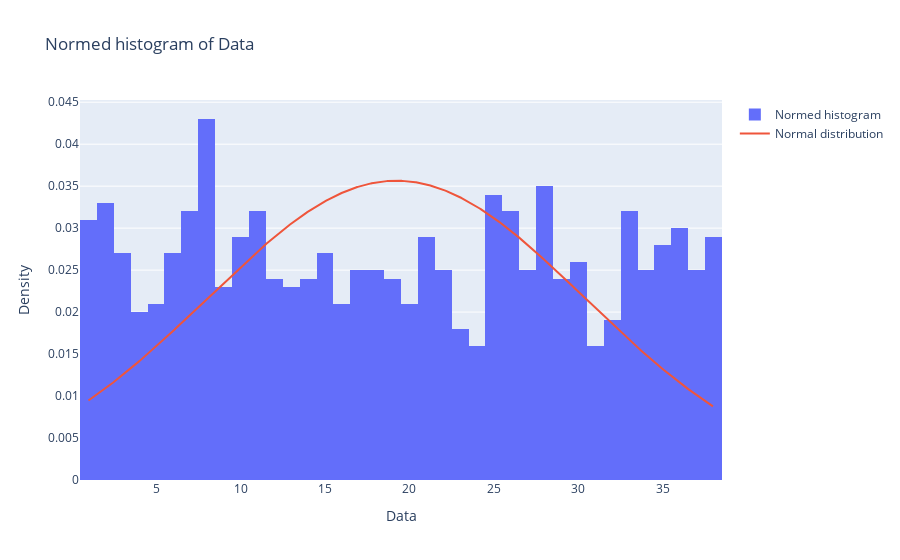

Notebook code cell kept with this figure:
### Markdown cell above
The PDF and normalized histogram is computed using the `plot_histogram_pdf()` function

### Code cell
xg, pg = gaussian.plot_histogram_pdf()

### Figure 1 — Plotly figure (JSON) as saved in the notebook; plotly's stock layout.template omitted (floating-point values rounded to 4 significant figures; data arrays with more than 128 entries replaced by an {"elided": "..."} marker saying what was removed)
{"data": [{"histnorm": "probability density", "name": "Normed histogram", "type": "histogram", "x": {"elided": "1000 int values"}, "xbins": {"size": 1}}, {"mode": "lines", "name": "Normal distribution", "type": "scatter", "x": {"elided": "1000 float values"}, "y": {"elided": "1000 float values"}}], "layout": {"title": {"text": "Normed histogram of Data"}, "xaxis": {"title": {"text": "Data"}}, "yaxis": {"title": {"text": "Density"}}}}
